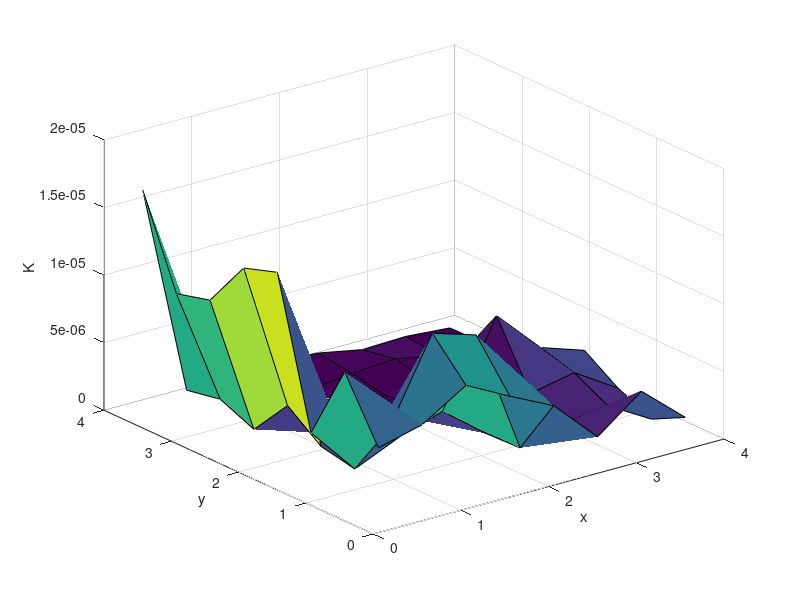

Write the MATLAB code that produced this figure. (Note: this script raises an error after producing the figure.)
clear; close all;
% Define the tau_1, tau_2, and K data
x = [0.25, 0.75, 1.25, 1.75, 2.25, 2.75, 3.25, 3.75];
y = [0.25, 0.75, 1.25, 1.75, 2.25, 2.75, 3.25, 3.75];
K = [53.69 61.94 82.38 65.49 49.71 17.85 42.83 14.71;
     98.42 46.87 109.41 99.40 7.01 16.71 20.70 1.88;
     41.81 6.32 20.75 31.51 6.11 26.88 33.71 13.48;
     149.19 11.47 0.63 14.88 8.84 73.17 40.83 29.96;
     140.93 30.31 1.04 0.92 2.81 34.85 3.31 0.24;
     105.74 1.27 10.58 0.21 0.04 0.57 2.92 7.09;
     99.05 12.11 0.12 0.97 5.09 6.90 0.65 1.29;
     164.42 7.38 13.35 10.88 8.53 2.22 3.26 0.73];
K = K.*10^-7;

% Create a grid of x and y values
[X,Y] = meshgrid(x,y);

% Plot the surface
figure(); surf(X,Y,K);

% Set the axis labels
xlabel('x');
ylabel('y');
zlabel('K');

%% Take the natural logarithm of z to transform it to log-normal scale
K_log = round(log(K),2);

% Assume the mean and standard deviation
mu_K_log = -13.86;
sigma2_K_log = 3.72;

% Plot the surface with the log-transformed z values
figure(); surf(X,Y,K_log-mu_K_log);

% Set the axis labels
xlabel('x');
ylabel('y');
zlabel('ln(K)-\mu_{ln(K)}');

%% Compute the directional sample correlation function
ny = length(y);
nx = length(x);
rho_y = zeros(ny,1);
rho_x = zeros(nx,1);

% Y direction
for j = 1:ny
    iter_j = j-1;
    prefactor = 1./(sigma2_K_log*(nx*(ny-iter_j )-1));
    for k = 1:nx
        for i = 1:ny-iter_j 
            l = i+iter_j ;
            X_ik = K_log(i,k)-mu_K_log;
            X_lk = K_log(l,k)-mu_K_log;
            rho_y(j) = rho_y(j)+prefactor*X_ik*X_lk;
        end
    end
end

% X direction
for j = 1:nx
    iter_j = j-1;
    prefactor = 1./(sigma2_K_log*(ny*(nx-iter_j )-1));
    for k = 1:ny
        for i = 1:nx-iter_j 
            l = i+iter_j ;
            X_ik = K_log(k,i)-mu_K_log;
            X_lk = K_log(k,l)-mu_K_log;
            rho_x(j) = rho_x(j)+prefactor*X_ik*X_lk;
        end
    end
end

% Isotropic sample correlation
n = max(ny,nx);
rho = zeros(n,1);
for j = 1:n
    iter_j = j-1;
    prefactor = 1./(sigma2_K_log*(ny*(nx-iter_j )+nx*(ny-iter_j )-1));
    for k = 1:nx
        for i = 1:ny-iter_j 
            l = i+iter_j ;
            X_ik = K_log(i,k)-mu_K_log;
            X_lk = K_log(l,k)-mu_K_log;
            rho(j) = rho(j)+prefactor*X_ik*X_lk;
        end
    end
    for k = 1:ny
        for i = 1:nx-iter_j 
            l = i+iter_j ;
            X_ik = K_log(k,i)-mu_K_log;
            X_lk = K_log(k,l)-mu_K_log;
            rho(j) = rho(j)+prefactor*X_ik*X_lk;
        end
    end
end

% Plot the sample correlation versus separation distance
figure();
hold on;
plot(x-x(1),rho_x);
plot(y-y(1),rho_y);
plot(y-y(1),rho);
legend('X direction','Y direction','Isotropic');

% Set the axis labels
xlabel('\tau');
ylabel('\rho(\tau)');

%% Define the exponential function
x = transpose(x-x(1));
exp_func = fittype('exp(-x/b)','independent','x','dependent','y');

% Fit the exponential function to the data
exp_fit = fit(x,rho,exp_func);

% Plot the data and the fits
figure();
plot(x,rho,'b');
hold on;
plot(exp_fit,'g');
legend('Data (isotropic)','Exponential Fit');
xlabel('\tau');
ylabel('\rho(\tau)');
saveas(gcf,'correlation_fitted.png')
fprintf('The estimated correlation length is %.3f m\n', exp_fit.b)